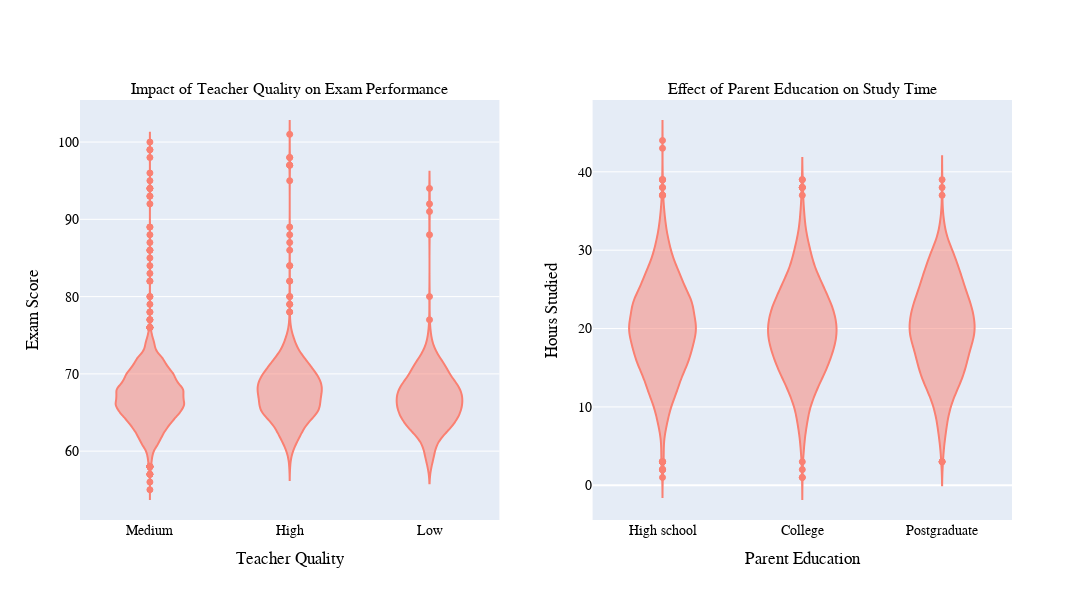

Here is the notebook cell this chart was saved with:
### Markdown cell above
<p align="left">
  <img src="Px plots\plot7.png">
  <br>
</p>

### Code cell
fig_3 = make_subplots(rows=1,cols=2,subplot_titles=('Impact of Teacher Quality on Exam Performance','Effect of Parent Education on Study Time'))
fig_3.add_trace(go.Violin(
        x=student_Performance['Teacher_Quality'],  
        y=student_Performance['Exam_Score'],
        name='Teacher Quality',
        box_visible=False,
        meanline_visible=False,
        marker_color='salmon'  
    ),row=1, col=1)

 
fig_3.add_trace(go.Violin(
        x=student_Performance['Parental_Education_Level'],  
        y=student_Performance['Hours_Studied'],
        name='Parent Education',
        box_visible=False,
        meanline_visible=False,
        marker_color='salmon'  
    ),row=1, col=2)

fig_3.update_traces(
    marker_line_color='salmon',   
    marker_line_width=1
)

fig_3.update_layout(
    showlegend=False,
    font=dict(family='Arial', size=14, color='black') ,
    width = 1200,height = 600 
)


fig_3.update_xaxes(title_text='Teacher Quality', row=1, col=1)
fig_3.update_yaxes(title_text='Exam Score', row=1, col=1)

fig_3.update_xaxes(title_text='Parent Education', row=1, col=2)
fig_3.update_yaxes(title_text='Hours Studied', row=1, col=2)


fig_3.show()

### Figure 1 — Plotly figure (JSON) as saved in the notebook; plotly's stock layout.template omitted (floating-point values rounded to 4 significant figures; data arrays with more than 128 entries replaced by an {"elided": "..."} marker saying what was removed)
{"data": [{"box": {"visible": false}, "marker": {"color": "salmon", "line": {"color": "salmon", "width": 1}}, "meanline": {"visible": false}, "name": "Teacher Quality", "type": "violin", "x": {"elided": "6607 str values"}, "xaxis": "x", "y": {"elided": "6607 int values"}, "yaxis": "y"}, {"box": {"visible": false}, "marker": {"color": "salmon", "line": {"color": "salmon", "width": 1}}, "meanline": {"visible": false}, "name": "Parent Education", "type": "violin", "x": {"elided": "6607 str values"}, "xaxis": "x2", "y": {"elided": "6607 int values"}, "yaxis": "y2"}], "layout": {"annotations": [{"font": {"size": 16}, "showarrow": false, "text": "Impact of Teacher Quality on Exam Performance", "x": 0.225, "xanchor": "center", "xref": "paper", "y": 1, "yanchor": "bottom", "yref": "paper"}, {"font": {"size": 16}, "showarrow": false, "text": "Effect of Parent Education on Study Time", "x": 0.775, "xanchor": "center", "xref": "paper", "y": 1, "yanchor": "bottom", "yref": "paper"}], "font": {"color": "black", "family": "Arial", "size": 14}, "height": 600, "showlegend": false, "width": 1200, "xaxis": {"anchor": "y", "domain": [0, 0.45], "title": {"text": "Teacher Quality"}}, "xaxis2": {"anchor": "y2", "domain": [0.55, 1], "title": {"text": "Parent Education"}}, "yaxis": {"anchor": "x", "domain": [0, 1], "title": {"text": "Exam Score"}}, "yaxis2": {"anchor": "x2", "domain": [0, 1], "title": {"text": "Hours Studied"}}}}
